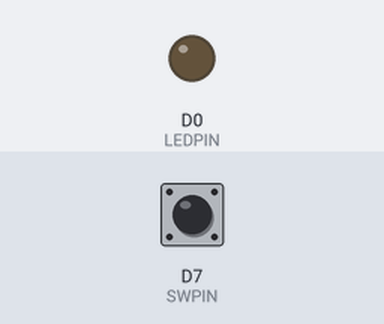
The sketch below on a simulated ESP8266 (NodeMCU). Shown: output pins drawn as LEDs (lit = HIGH). The test bench sets the inputs (shaded band); at power-on: D7 (SWPIN) HIGH.

Above: at 1.2 s.
1.3 s: D7 (SWPIN) pulled LOW for 0.15 s
At 1.37 s:
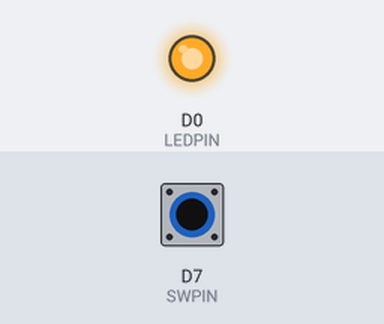
2.9 s: D7 (SWPIN) pulled LOW for 3.2 s
At 6.4 s:
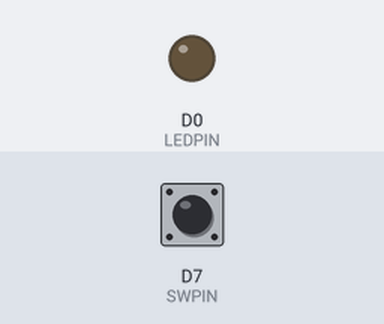
Timing chart, 0 to 7.9 s (numbered marks = the images above; inputs shaded):
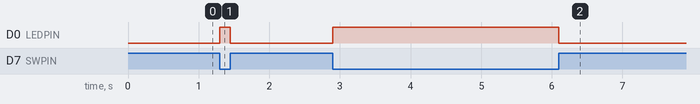

Measured:
- after the input at 1.3 s, D0 (LEDPIN): LOW → HIGH at once, → LOW 0.15 s later
- after the input at 2.9 s, D0 (LEDPIN): LOW → HIGH at once, → LOW 3.2 s later

The sketch:

L04-Switch.ino
```cpp
#define SWPIN D7
#define LEDPIN D0

void setup() {
  pinMode(LEDPIN, OUTPUT); // Set as output
  pinMode(SWPIN, INPUT);   // Set as input
}

void loop(){
  if (digitalRead(SWPIN) == LOW){
    digitalWrite(LEDPIN,HIGH);
  }
  else{
    digitalWrite(LEDPIN,LOW);
  }
}
```
